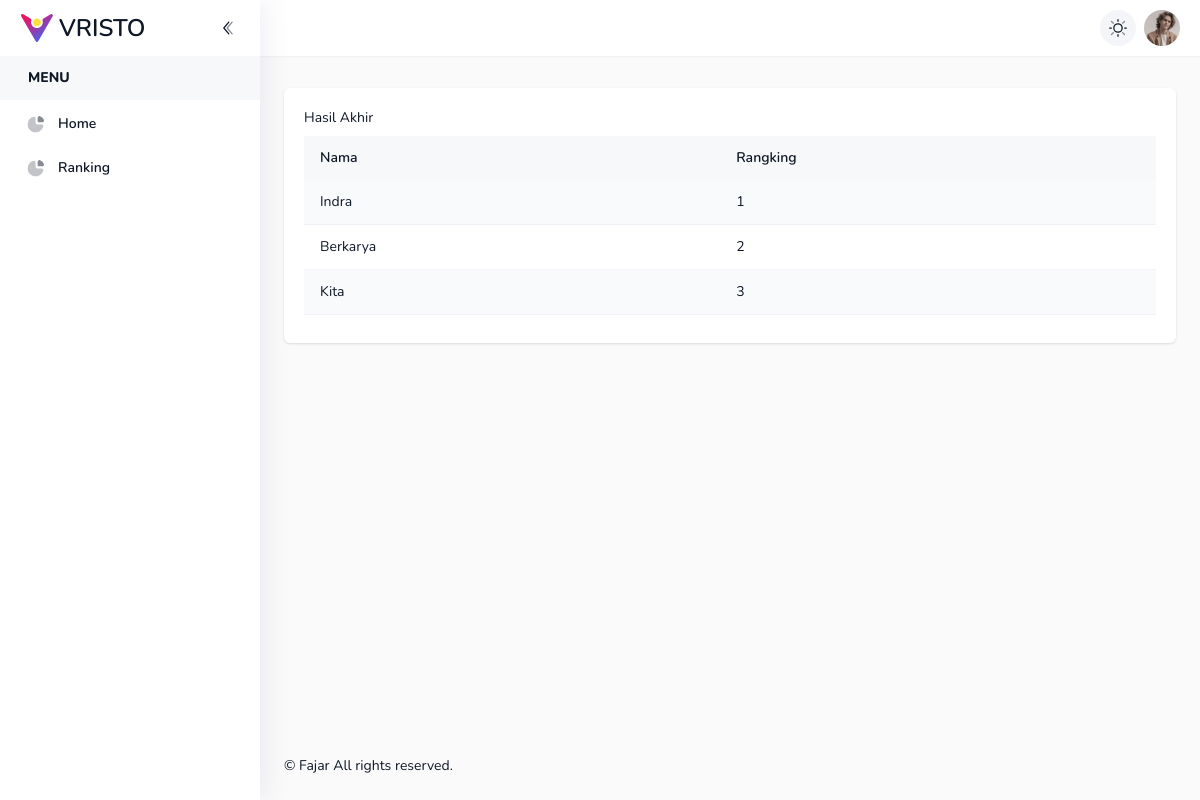
The page /index.php?pages=rangking (signed in) on the database its author committed.
### tables this page shows
CREATE TABLE `hasil` (
  `id` int(11) NOT NULL,
  `nama_penduduk` varchar(25) NOT NULL,
  `hasil` decimal(10,2) NOT NULL
);

### include/config.php (called while the page is built, shortened)
<?php
$conn = mysqli_connect('localhost', 'root', '', 'db_pma_fajar');
function query($query)
{
    global $conn;
    $res = mysqli_query($conn, $query);
    $rows = [];
    while ($row = mysqli_fetch_assoc($res)) {
        $rows[] = $row;
    }
    return $rows;
}
?>

### pages/rangking.php (the view)
<div class="col-md-12 justify-content-center panel mt-2">
    <div class="table-responsive">
    <h1>Hasil Akhir</h1>
    <table class="table table-hover table-striped mb-2 mt-2">
            <thead>
                <tr>
                    <th>Nama</th>
                    <th>Rangking</th>
                </tr>
            </thead>
            <tbody>
                <?php
                    $no=1;
                    $vwpenduduk = query("select * from hasil order by hasil");
                foreach ($vwpenduduk as $data) : ?>
                    <tr>
                        <td><?= $data['nama_penduduk']; ?></td>
                        <td><?=$no++?></td>
                    </tr>
                <?php endforeach; ?>
            </tbody>
        </table>
    </div>
</div>

### rows shown on the page
hasil: nama_penduduk "Indra"
hasil: nama_penduduk "Berkarya"
hasil: nama_penduduk "Kita"
